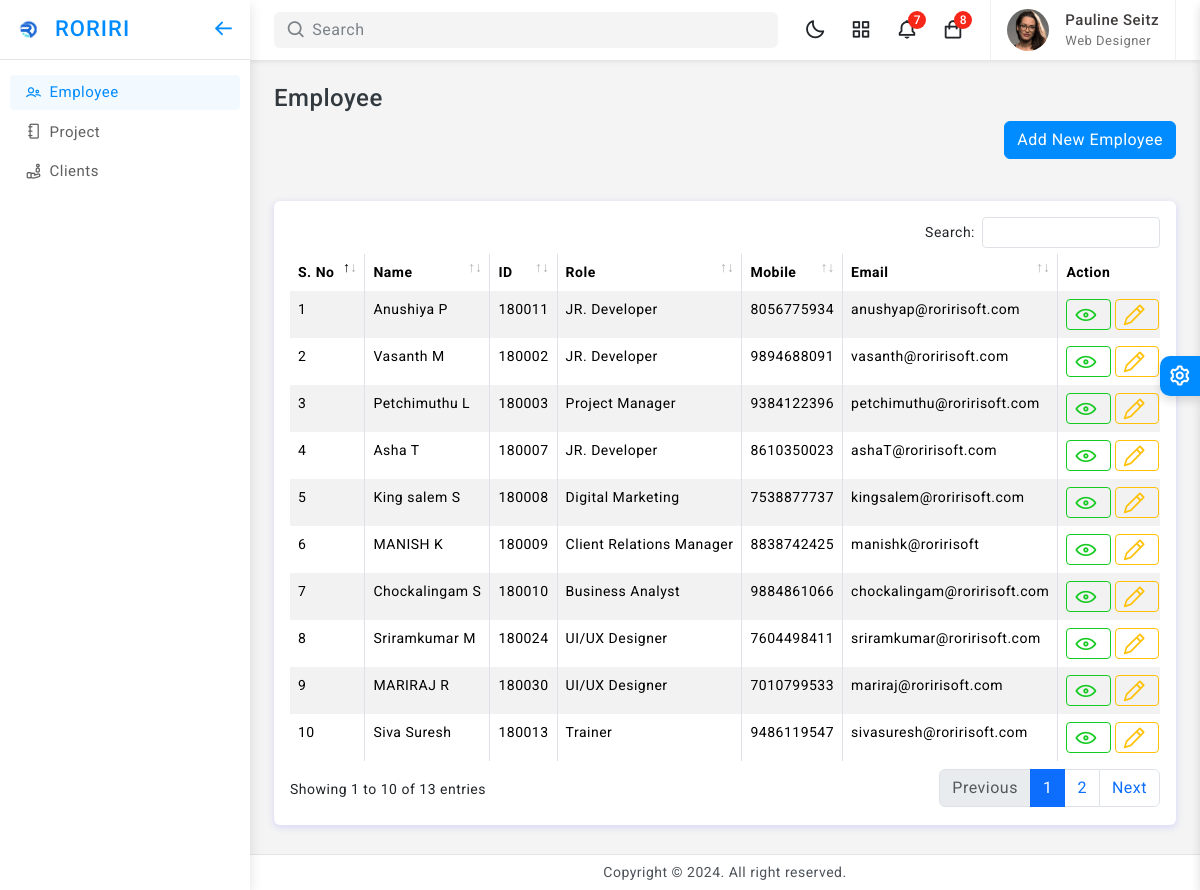
Page /employee.php on the committed database.
### tables this page shows
CREATE TABLE `employee_tbl` (
  `emp_id` int(11) NOT NULL,
  `employee_id` int(11) NOT NULL,
  `entity_id` int(11) NOT NULL,
  `emp_first_name` varchar(50) NOT NULL,
  `emp_last_name` varchar(50) NOT NULL,
  `emp_gender` enum('Male','Female') NOT NULL,
  `emp_role` int(11) NOT NULL,
  `emp_user_id` int(11) NOT NULL,
  `emp_img` varchar(50) NOT NULL,
  `emp_qr` varchar(50) NOT NULL,
  `emp_aadhar` varchar(50) NOT NULL,
  `emp_pan` varchar(50) NOT NULL,
  `emp_bank` varchar(50) NOT NULL,
  `created_date` datetime NOT NULL DEFAULT current_timestamp(),
  `updated_date` timestamp NOT NULL DEFAULT current_timestamp() ON UPDATE current_timestamp(),
  `emp_status` enum('Active','Inactive') NOT NULL DEFAULT 'Active',
  `emp_married_status` enum('Married','Unmarried') NOT NULL DEFAULT 'Unmarried'
);

CREATE TABLE `position_tbl` (
  `position_id` int(11) NOT NULL,
  `position_name` varchar(100) NOT NULL,
  `position_status` enum('Active','Inactive') NOT NULL DEFAULT 'Active',
  `created_date` datetime NOT NULL DEFAULT current_timestamp()
);

CREATE TABLE `emp_additional_tbl` (
  `add_tbl_id` int(11) NOT NULL,
  `emp_id` int(11) NOT NULL,
  `emp_personal_email` varchar(30) NOT NULL,
  `emp_company_email` varchar(40) NOT NULL,
  `emp_dob` date NOT NULL,
  `emp_pay_role` int(11) NOT NULL,
  `emp_joining_date` date NOT NULL,
  `emp_mobile` varchar(10) NOT NULL,
  `emp_address` varchar(100) NOT NULL,
  `emp_created_date` datetime NOT NULL DEFAULT current_timestamp(),
  `emp_status` enum('Active','Inactive') NOT NULL DEFAULT 'Active'
);

### employee.php (the view, shortened to what this page needs)
<?php
    include("db/dbConnection.php");
   $selQuery = "SELECT employee_tbl.*, emp_additional_tbl.*,position_tbl.* FROM employee_tbl
LEFT JOIN emp_additional_tbl ON emp_additional_tbl.emp_id = employee_tbl.emp_id
LEFT JOIN position_tbl ON position_tbl.position_id=employee_tbl.emp_role
WHERE employee_tbl.emp_status='Active'";
    $resQuery = mysqli_query($conn , $selQuery);
?>
<!doctype html>
<html lang="en">
<?php include("head.php");?>
<body>
	<div class="wrapper">
			<?php include("left.php");?>
			<?php include("top.php");?>
		<div class="page-wrapper">
			<div class="page-content">
            <div class="page-title-box">
                <div class="page-title-right">
                    <h4 class="page-title">Employee</h4>
                    <div class="position-relative" style="height: 80px;">
                    <button type="button" id="addEmpBtn" class="btn btn-primary position-absolute top-0 end-0" data-bs-toggle="modal" data-bs-target="#addEmployeeModal">Add New Employee</button>
                    </div>
                </div>
            </div>
				<div class="card">
					<div class="card-body">
						<div class="table-responsive">
							<table id="example2" class="table table-striped table-bordered">
								<thead>
									<tr>
                                        <th>S. No</th>
										<th>Name</th>
                                        <th>ID</th>
                                        <th>Role</th>
										<th>Mobile</th>
										<th>Email</th>
										<th>Action</th>
									</tr>
								</thead>
								<tbody>
                                <?php $i=1; while($row = mysqli_fetch_array($resQuery , MYSQLI_ASSOC)) {
                            $emp_id   = $row['emp_id'];
                            $employee_id=$row['employee_id'];
                            $emp_first_name  = $row['emp_first_name'];
                            $emp_last_name   = $row['emp_last_name'];
                            $email          = $row['emp_company_email'];
                            $role        = $row['position_name'];
                            $mobile   =$row['emp_mobile'];
                            $name=$emp_first_name.' '.$emp_last_name;
                      ?>
                      <tr>
                       <td><?php echo $i; $i++; ?></td>
                      <td><?php echo $name; ?></td>
                      <td><?php echo $employee_id; ?></th>
                      <td><?php echo $role; ?></td>
                      <td><?php echo $mobile; ?></td>
                      <td><?php echo $email; ?></td>
                      <td>
                          <button class="btn btn-sm btn-outline-success" onclick="goViewEmp(<?php echo $emp_id; ?>);" ><i class="lni lni-eye"></i></button>
                          <button type="button" class="btn btn-sm btn-outline-warning" onclick="goEditEmp(<?php echo $emp_id; ?>);" data-bs-toggle="modal" data-bs-target="#editEmployeeModal"><i class="lni lni-pencil"></i></button>
                      </td>
                    </tr>
                    <?php } ?>
								</tbody>
							</table>
						</div>
					</div>
				</div>
			</div>
		</div>
		 <?php include("footer.php"); ?>
	</div>
	<?php include("theme.php");?>
</body>
</html>

### assets/css/app.css (style rules this page uses)
body { font-size: 14px; color: #4c5258; letter-spacing: .5px; background: #f4f4f4; overflow-x: hidden; font-family: Roboto, sans-serif }
.wrapper { width: 100%; position: relative }
.page-wrapper { height: 100%; margin-top: 60px; margin-bottom: 30px; margin-left: 250px }
.page-content { padding: 1.5rem 1.5rem 0.7rem 1.5rem }
.btn i { vertical-align: middle; font-size: 1.3rem; margin-top: -1em; margin-bottom: -1em; margin-right: 5px }

### rows in the picture
employee_tbl: name "Anushiya P", employee "180011", position_tbl.position_name "JR. Developer", emp_additional_tbl.emp_mobile "8056775934", emp_additional_tbl.emp_company_email "anushyap@roririsoft.com"
employee_tbl: name "Vasanth M", employee "180002", position_tbl.position_name "JR. Developer", emp_additional_tbl.emp_mobile "9894688091", emp_additional_tbl.emp_company_email "vasanth@roririsoft.com"
employee_tbl: name "Petchimuthu L", employee "180003", position_tbl.position_name "Project Manager", emp_additional_tbl.emp_mobile "9384122396", emp_additional_tbl.emp_company_email "petchimuthu@roririsoft.com"
employee_tbl: name "Asha T", employee "180007", position_tbl.position_name "JR. Developer", emp_additional_tbl.emp_mobile "8610350023", emp_additional_tbl.emp_company_email "ashaT@roririsoft.com"
employee_tbl: name "King salem S", employee "180008", position_tbl.position_name "Digital Marketing", emp_additional_tbl.emp_mobile "7538877737", emp_additional_tbl.emp_company_email "kingsalem@roririsoft.com"
employee_tbl: name "MANISH K", employee "180009", position_tbl.position_name "Client Relations Manager", emp_additional_tbl.emp_mobile "8838742425", emp_additional_tbl.emp_company_email "manishk@roririsoft"
employee_tbl: name "Chockalingam S", employee "180010", position_tbl.position_name "Business Analyst", emp_additional_tbl.emp_mobile "9884861066", emp_additional_tbl.emp_company_email "chockalingam@roririsoft.com"
employee_tbl: name "Sriramkumar M", employee "180024", position_tbl.position_name "UI/UX Designer", emp_additional_tbl.emp_mobile "7604498411", emp_additional_tbl.emp_company_email "sriramkumar@roririsoft.com"
employee_tbl: name "MARIRAJ R", employee "180030", position_tbl.position_name "UI/UX Designer", emp_additional_tbl.emp_mobile "7010799533", emp_additional_tbl.emp_company_email "mariraj@roririsoft.com"
employee_tbl: name "Siva Suresh", employee "180013", position_tbl.position_name "Trainer", emp_additional_tbl.emp_mobile "9486119547", emp_additional_tbl.emp_company_email "sivasuresh@roririsoft.com"
